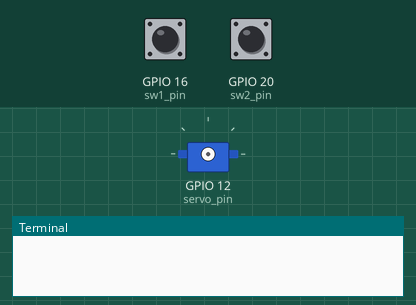
Simulated run of this program. Board: Raspberry Pi (BCM pin numbers). Shown: servo, the last lines printed to the terminal. Inputs (shaded band) come from the test bench; at power-on: GPIO 16 (sw1_pin) LOW, GPIO 20 (sw2_pin) LOW. Servo angles are drawn from the pulse width (0.5 ms = 0°, 2.5 ms = 180°).

Above: at 1.2 s.
1.3 s: GPIO 16 (sw1_pin) pulled HIGH for 3.2 s
At 5.2 s:
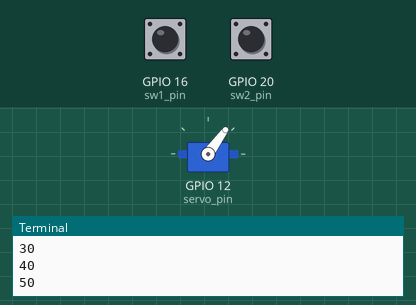
6.0 s: GPIO 16 (sw1_pin) pulled HIGH for 0.15 s
At 6.5 s:
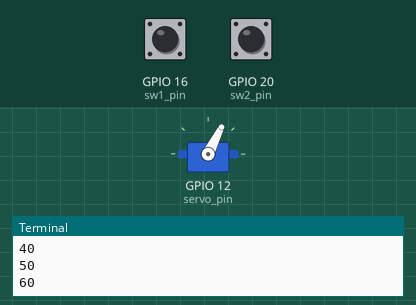
7.6 s: GPIO 16 (sw1_pin) pulled HIGH for 3.2 s
At 11.2 s:
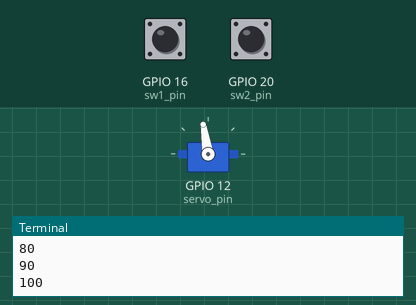
12.3 s: GPIO 16 (sw1_pin) pulled HIGH for 1 s
At 13.7 s:
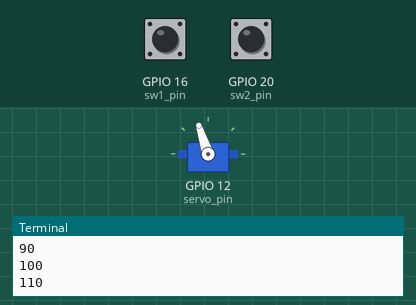
14.8 s: GPIO 16 (sw1_pin) pulled HIGH for 3.2 s
At 19.1 s:
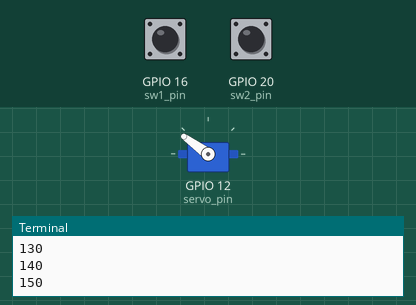
19.5 s: GPIO 16 (sw1_pin) pulled HIGH for 3.2 s
At 21.9 s:
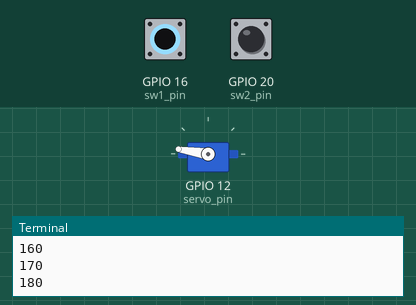
Timing chart, 0 to 23.4 s (numbered marks = the images above; inputs shaded):
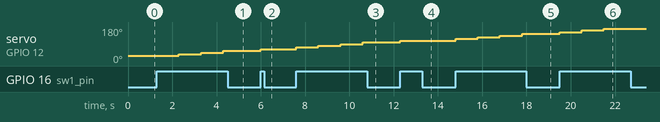

The program:

4_5_sw_servo.py
```python
#
#      공대선배 라즈베리파이썬 #10 스위치로 서보모터 제어
#      youtube 바로가기: https://www.youtube.com/c/공대선배
#      스위치를 이용해 서보모터를 제어하는 코드
#

import RPi.GPIO as GPIO     # 라즈베리파이 GPIO 관련 모듈을 불러옴
from time import sleep      #time 라이브러리의 sleep함수 사용

GPIO.setmode(GPIO.BCM)      # GPIO 핀들의 번호를 지정하는 규칙 설정

### 이부분은 아두이노 코딩의 setup()에 해당합니다
servo_pin = 12                   # 서보핀은 라즈베리파이 GPIO 12번핀으로
sw1_pin = 16                     # 스위치1 핀은 라즈베리파이 GPIO 16번핀으로
sw2_pin = 20                     # 스위치2 핀은 라즈베리파이 GPIO 20번핀으로

GPIO.setup(servo_pin, GPIO.OUT)  # 서보핀을 출력으로 설정
# 스위치1, 2 핀을 풀다운저항이 있는 입력으로 설정
GPIO.setup(sw1_pin, GPIO.IN, pull_up_down = GPIO.PUD_DOWN)
GPIO.setup(sw2_pin, GPIO.IN, pull_up_down = GPIO.PUD_DOWN)

servo = GPIO.PWM(servo_pin, 50)  # 서보핀을 PWM 모드 50Hz로 사용
servo.start(0)  # 서보모터의 초기값을 0으로 설정

servo_deg = 0   # 서보모터의 현재 각도 설정
servo_min_duty = 3               # 최소 듀티비를 3으로
servo_max_duty = 12              # 최대 듀티비를 12로

def set_servo_degree(degree):    # 각도를 입력하면 듀티비를 알아서 설정해주는 함수
    # 각도는 최소0, 최대 180으로 설정
    if degree > 180:
        degree = 180
    elif degree < 0:
        degree = 0

    # 입력한 각도(degree)를 듀티비로 환산하는 식
    duty = servo_min_duty+(degree*(servo_max_duty-servo_min_duty)/180.0)
    # 환산한 듀티비를 서보모터에 전달
    servo.ChangeDutyCycle(duty)

### 이부분은 아두이노 코딩의 loop()에 해당합니다
try:                                    # 이 try 안의 구문을 먼저 수행하고
    while True:                         # 무한루프 시작: 아두이노의 loop()와 같음
        if GPIO.input(sw1_pin) == GPIO.HIGH:     # 스위치1 핀이 HIGH이면
            servo_deg += 10                      # 서보모터 각도를 10도 증가
            set_servo_degree(servo_deg)          # 증가된 각도만큼 서보모터 움직임
            print(servo_deg)                     # 현재 각도를 화면에 출력
            sleep(1)                             # 1초간 대기
        elif GPIO.input(sw2_pin) == GPIO.HIGH:   # 스위치2 핀이 HIGH이면
            servo_deg -= 10
            set_servo_degree(servo_deg)
            print(servo_deg)
            sleep(1)

        if servo_deg > 170:
            servo_deg = 170
        elif servo_deg < 10:
            servo_deg = 10

### 이부분은 반드시 추가해주셔야 합니다.
finally:                                # try 구문이 종료되면
    GPIO.cleanup()                      # GPIO 핀들을 초기화
```

Measured:
- after the input at 1.3 s, servo on GPIO 12 (servo_pin): 27° → 36° after 1.0 s, → 45° 1.0 s later, → 54° 1.0 s later
- after the input at 6.0 s, servo on GPIO 12 (servo_pin): 54° → 63° at once
- after the input at 7.6 s, servo on GPIO 12 (servo_pin): 63° → 72° at once, → 81° 1.0 s later, → 90° 1.0 s later, → 99° 1.0 s later
- after the input at 12.3 s, servo on GPIO 12 (servo_pin): 99° → 108° at once
- after the input at 14.8 s, servo on GPIO 12 (servo_pin): 108° → 117° at once, → 126° 1.0 s later, → 135° 1.0 s later, → 144° 1.0 s later
- after the input at 19.5 s, servo on GPIO 12 (servo_pin): 144° → 153° at once, → 162° 1.0 s later, → 171° 1.0 s later
